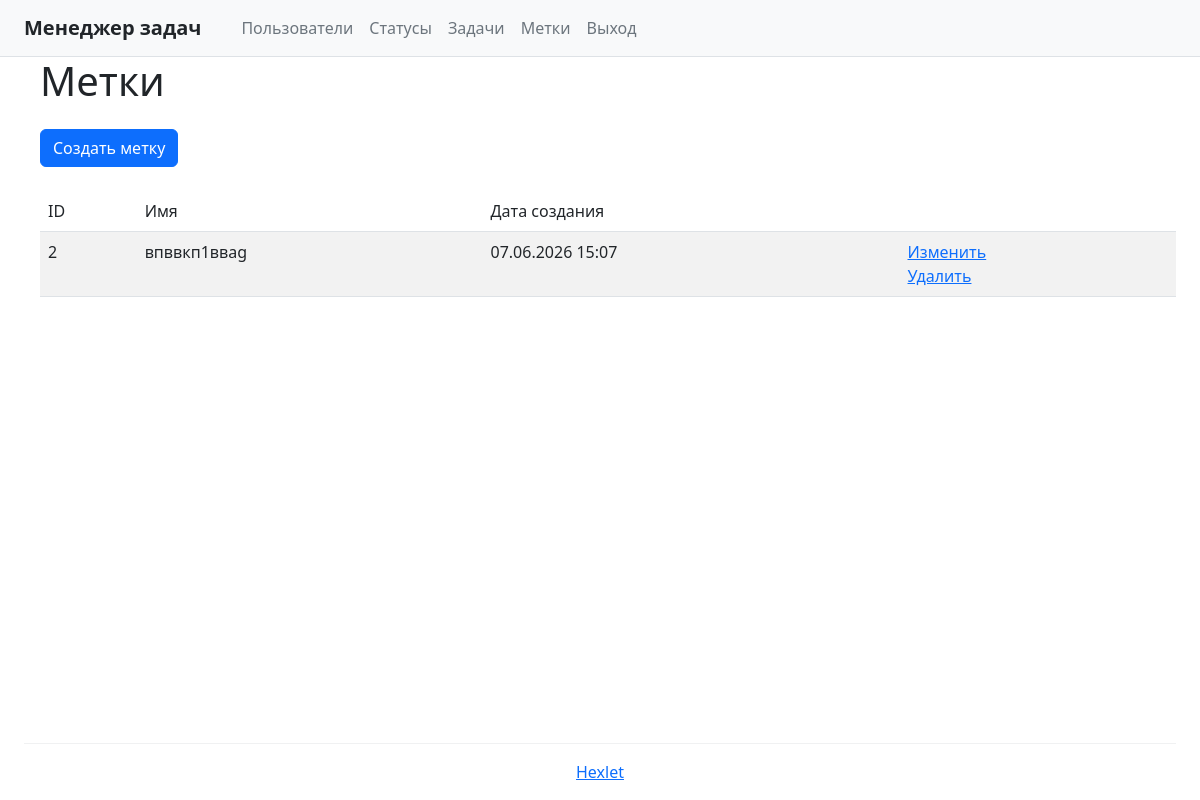
The app's page /labels/ (signed in), older data.
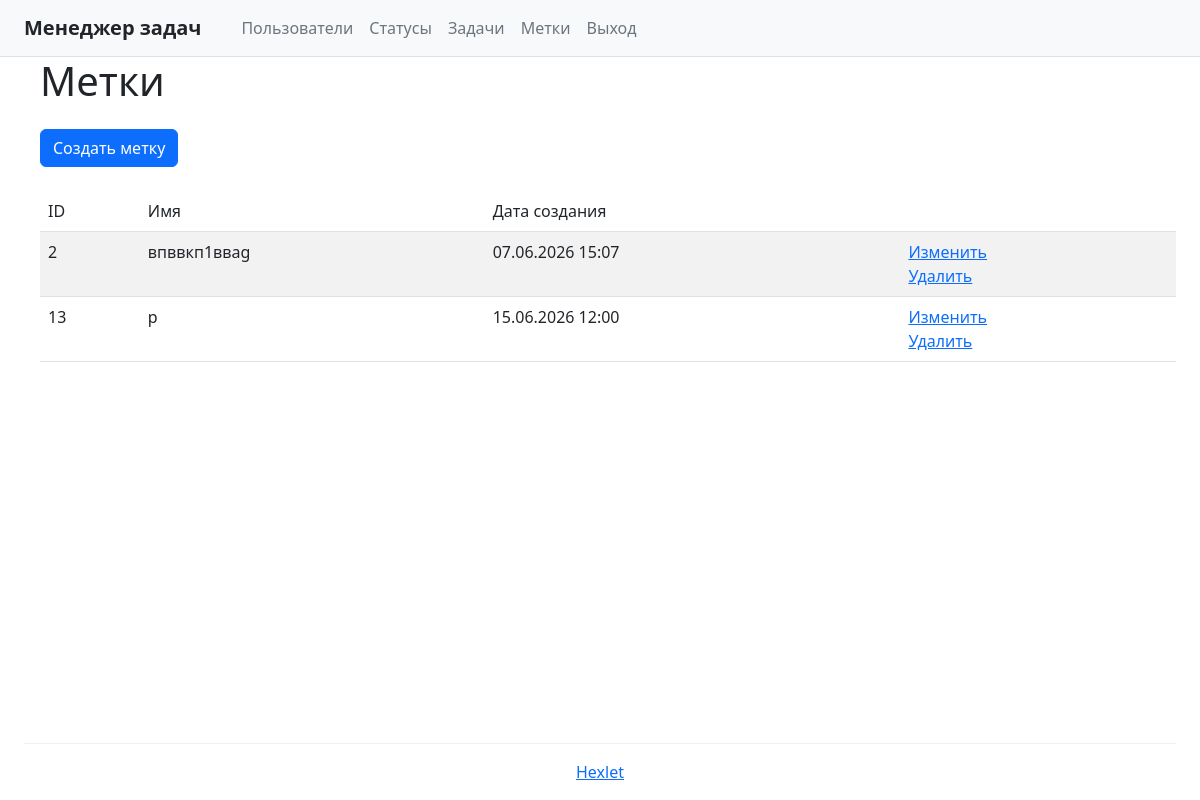
The same page, newer data.
### task_manager/models.py (models this page shows, shortened)
class Label(models.Model):
    name = models.CharField(max_length=100, unique=True, verbose_name='Имя')
    created_at = models.DateTimeField(auto_now_add=True, verbose_name='Дата создания')
    class Meta:
        verbose_name = 'Метка'
        verbose_name_plural = 'Метки'
        ordering = ['id']

### task_manager/views.py (the view)
# urls.py: path('labels/', LabelListView.as_view(), name='labels'),
class LabelListView(LoginRequiredMixin, ListView):
    model = Label
    template_name = 'labels.html'
    context_object_name = 'labels'

### templates/labels.html
{% extends 'base.html' %}
{% block content %}
<div class="ms-3">
    <h1 class="fw-normal mb-4">Метки</h1>
    <a href="{% url 'label_create' %}" class="btn btn-primary mb-4">Создать метку</a>
    <table class="table table-striped">
        <thead>
            <tr>
                <th class="fw-normal">ID</th>
                <th class="fw-normal">Имя</th>
                <th class="fw-normal">Дата создания</th>
                <th class="fw-normal"></th>
            </tr>
        </thead>
        <tbody>
            {% for label in labels %}
            <tr>
                <td>{{ label.id }}</td>
                <td>{{ label.name }}</td>
                <td>{{ label.created_at|date:"d.m.Y H:i" }}</td>
                <td>
                    <div class="d-flex flex-column">
                        <a href="{% url 'label_update' label.pk %}" class="text-primary text-decoration-underline">Изменить</a>
                        <a href="{% url 'label_delete' label.pk %}" class="text-primary text-decoration-underline">Удалить</a>
                    </div>
                </td>
            </tr>
            {% empty %}
            <tr>
                <td colspan="4" class="text-center">Нет меток</td>
            </tr>
            {% endfor %}
        </tbody>
    </table>
</div>
{% endblock %}

Row changes from the older to the newer data that the page shows:
added Label: id "13", name "р", created_at "15.06.2026 12:00"
